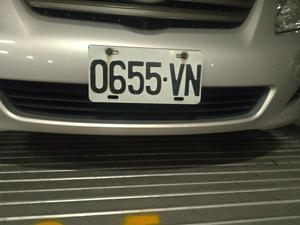
#> input picture OpenCV-license-plate-recognition-main/predictPlate/0655VN.jpg, 300 x 225 px; its folder holds only this picture in this run
$ jupyter execute --allow-errors 'OpenCV車牌辨識.ipynb'   (shell and % lines are left out)
#> lines starting #> are read from the running program, lines starting #| are printed output that depends on the picture; after the words box and inside, x2 and y2 are one past the last pixel; in counts of white or black regions, pixels touching at a corner belong together
# 1.原始圖片轉換尺寸及偵測

[cell 1]
import PIL
from PIL import Image
import glob
import shutil, os
from time import sleep
import cv2
import glob

def emptydir(dirname):         #清空資料夾
    if os.path.isdir(dirname): #資料夾存在就刪除
        shutil.rmtree(dirname)
        sleep(2)       #需延遲,否則會出錯
    os.mkdir(dirname)  #建立資料夾

def dirResize(src, dst):
    myfiles = glob.glob(src + '/*.JPG') #讀取資料夾全部jpg檔案
    emptydir(dst)
    print(src + ' 資料夾：')
    print('開始轉換圖形尺寸！')
    for f in myfiles:
        fname = f.split("\\")[-1]
        img = Image.open(f)
        img_new = img.resize((300, 225), PIL.Image.LANCZOS)  #尺寸300x225
        img_new.save(dst + '/' + fname)
    print('轉換圖形尺寸完成！\n')
files = glob.glob("predictPlate/*.jpg")
dirResize('predictPlate_sr', 'predictPlate')

for file in files:
    print('圖片檔案：' + file)
    img = cv2.imread(file)
#> img is the input picture: shape (225, 300, 3); mean B, G, R 75.1, 88.1, 89.2
    detector = cv2.CascadeClassifier('haar_carplate.xml')
    signs = detector.detectMultiScale(img, minSize=(76, 20), scaleFactor=1.1, minNeighbors=4)
#> signs = [[63, 57, 150, 39]]
    if len(signs) > 0 :
        for (x, y, w, h) in signs:
            cv2.rectangle(img, (x, y), (x+w, y+h), (0, 0, 255), 2)
            print(signs)
#> this loop made 1 pass
#| [[ 63  57 150  39]]
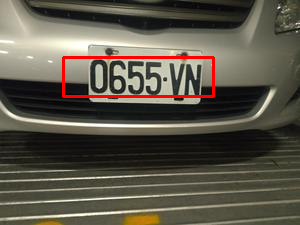
#> img: shape (225, 300, 3); 1.67% of pixels changed, all inside (x1, y1, x2, y2) = (62, 56, 215, 98)
    else:
        print('沒有偵測到車牌！')

    cv2.imshow('Frame', img)
    key = cv2.waitKey(0)
#> (key Esc is pressed here)
    cv2.destroyAllWindows()
    if key == 113 or key==81:  #按q鍵結束
        break

# 2.擷取車牌號碼圖形

[cell 2]
import cv2
from PIL import Image
import glob
import shutil, os
from time import sleep
import numpy as np
def emptydir(dirname):         #清空資料夾
    if os.path.isdir(dirname): #資料夾存在就刪除
        shutil.rmtree(dirname)
        sleep(2)       #需延遲,否則會出錯
    os.mkdir(dirname)  #建立資料夾
print('開始擷取車牌！')
print('無法擷取車牌的圖片：')
dstdir = 'cropPlate'
emptydir(dstdir)
myfiles = glob.glob("predictPlate\*.JPG")
for imgname in myfiles:
    filename = (imgname.split('\\'))[-1]  #取得檔案名稱
    img = cv2.imread(imgname)  #讀入圖形
    detector = cv2.CascadeClassifier('haar_carplate.xml')
    signs = detector.detectMultiScale(img, scaleFactor=1.1, minNeighbors=4, minSize=(20, 20))  #框出車牌
    #擷取車牌
    if len(signs) > 0 :
        for (x, y, w, h) in signs:
            image1 = Image.open(imgname)
            image2 = image1.crop((x, y, x+w, y+h))  #擷取車牌圖形
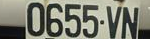
#> image2: PIL image 150x39 RGB; mean R, G, B 126.4, 127.7, 114.5
            image3 = image2.resize((140, 40), Image.LANCZOS) #轉換尺寸為140X40
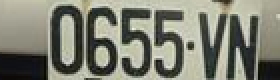
#> image3: PIL image 140x40 RGB (shown 2 times larger); mean R, G, B 126.4, 127.7, 114.5
            img_gray = np.array(image3.convert('L'))  #灰階
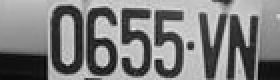
#> img_gray: shape (40, 140) (shown 2 times larger); min 6, max 239, mean 125.8
            _, img_thre = cv2.threshold(img_gray, 127, 255, cv2.THRESH_BINARY) #黑白
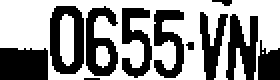
#> img_thre: shape (40, 140) (shown 2 times larger); 57.1% white; 11 black regions (3 under 20 px), largest, box (x1, y1, x2, y2) and area: (0, 24, 24, 40) 372, (25, 3, 42, 37) 365, (113, 7, 129, 40) 330
            cv2.imwrite(dstdir + '/'+ filename, img_thre) #存檔
    else:
        print(filename)

print('擷取車牌結束！')

# 3.去除畸零地

[cell 3]
import cv2
import numpy as np

def area(row, col):
    global nn
    if bg[row][col] != 255:
        return
    bg[row][col] = lifearea #記錄生命區的編號
    if col>1: #左方
        if bg[row][col-1]==255:
            nn +=1
            area(row,col-1)
    if col< w-1: #右方
        if bg[row][col+1]==255:
            nn +=1
            area(row,col+1)
    if row>1: #上方
        if bg[row-1][col]==255:
            nn+=1
            area(row-1,col)
    if row<h-1: #下方
        if bg[row+1][col]==255:
            nn+=1
            area(row+1,col)

image = cv2.imread('AHH9997.jpg')
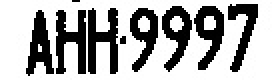
#> input picture OpenCV-license-plate-recognition-main/cropPlate/AHH9997.jpg, 140 x 40 px, found by its file name (shown 2 times larger)
#> image is the input picture: shape (40, 140, 3); min 0, max 255, mean 173
gray = cv2.cvtColor(image, cv2.COLOR_BGR2GRAY)  #灰階
_,thresh = cv2.threshold(gray, 127, 255, cv2.THRESH_BINARY_INV) #轉為黑白
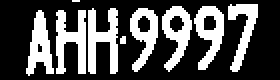
#> thresh: shape (40, 140) (shown 2 times larger); 32.1% white; 9 white regions (2 under 20 px)
contours1 = cv2.findContours(thresh, cv2.RETR_EXTERNAL, cv2.CHAIN_APPROX_SIMPLE) #尋找輪廓
#> contours1 = 9 contours, 2 with area under 20; largest, box (x1, y1, x2, y2) and area: (97, 3, 112, 35) 252, (81, 3, 96, 36) 249, (65, 4, 79, 36) 235, (44, 4, 59, 37) 224, (28, 5, 43, 37) 221, (13, 5, 27, 38) 211, (114, 2, 129, 36) 174
contours = contours1[0]   #取得輪廓
#> contours has the same summary as contours1

letter_image_regions = [] #文字圖形串列
for contour in contours:  #依序處理輪廓
    (x, y, w, h) = cv2.boundingRect(contour)  #單一輪廓資料
    letter_image_regions.append((x, y, w, h)) #輪廓資料加入串列
#> this loop made 9 passes
#> (x, y, w, h) on passes 1 to 8: (60, 18, 3, 4), (28, 5, 15, 32), (13, 5, 14, 33), (65, 4, 14, 32), (44, 4, 15, 33), (97, 3, 15, 32), (81, 3, 15, 33), (114, 2, 15, 34)
#> (contour, x, y, w, h) on pass 9: ([[36, 0], [39, 0]], 36, 0, 4, 1)
#> after the loop, letter_image_regions = [(60, 18, 3, 4), (28, 5, 15, 32), (13, 5, 14, 33), (65, 4, 14, 32), (44, 4, 15, 33), (97, 3, 15, 32), (81, 3, 15, 33), (114, 2, 15, 34), (36, 0, 4, 1)]
letter_image_regions = sorted(letter_image_regions, key=lambda x: x[0])  #按X坐標排序
#> letter_image_regions = [(13, 5, 14, 33), (28, 5, 15, 32), (36, 0, 4, 1), (44, 4, 15, 33), (60, 18, 3, 4), (65, 4, 14, 32), (81, 3, 15, 33), (97, 3, 15, 32), (114, 2, 15, 34)]

#先計算可以擷取的字元數
count=0 #計算共擷取多少個字元
for box in letter_image_regions:  #依序處理輪廓資料
    x, y, w, h = box
    # x 必須介於 2~125 且寬度在 5~26、高度在 20~39 才是文字
    if x>=2 and x<=125 and w>=5 and w<=26 and h>=20 and h<40:
        count +=1
#> this loop made 9 passes
#> after the loop, count = 7

if count<6: #若字元數不足，可能是有兩個字元連在一起，將字元寬度放寬再重新擷取
    wmax=35
else:
    wmax=26 #正常字元寬度

nChar=0 #計算共擷取多少個字元
letterlist = [] #儲存擷取的字元坐標
for box in letter_image_regions:  #依序處理輪廓資料
    x, y, w, h = box
    # x 必須介於 2~125 且寬度在 5~wmax、高度在 20~39 才是文字
    if x>=2 and x<=125 and w>=5 and w<=wmax and h>=20 and h<40:
        nChar +=1
        letterlist.append((x, y, w, h)) #儲存擷取的字元
#> after the loop, letterlist = [(13, 5, 14, 33), (28, 5, 15, 32), (44, 4, 15, 33), (65, 4, 14, 32), (81, 3, 15, 33), (97, 3, 15, 32), (114, 2, 15, 34)]; nChar = 7

#去除雜點
for i in range(len(thresh)):  #i為高度
    for j in range(len(thresh[i])): #j為寬度
        if thresh[i][j] == 255:     #顏色為白色
            count = 0
            for k in range(-2, 3):
                for l in range(-2, 3):
                    try:
                        if thresh[i + k][j + l] == 255: #若是白點就將count加1
                            count += 1
                    except IndexError:
                        pass
            if count <= 6:  #週圍少於等於6個白點
                thresh[i][j] = 0  #將白點去除
#> this loop made 40 passes
#> thresh: shape (40, 140); 32% white; 8 white regions (1 under 20 px), largest, box (x1, y1, x2, y2) and area: (44, 4, 59, 37) 294, (28, 5, 43, 37) 290, (97, 3, 112, 35) 252

real_shape=[]
for i,box in enumerate(letterlist):  #依序擷取所有的字元
    x, y, w, h = box
    bg=thresh[y:y+h, x:x+w]

    # 去除崎鄰地
    if i==0 or i==nChar: # 只去除第一字元和最後字元的崎鄰地
        lifearea=0 # 生命區塊
        nn=0       # 每個生命區塊的生命數
        life=[]    # 記錄每個生命區塊的生命數串列
        for row in range(0,h):
            for col in range(0,w):
              if bg[row][col] == 255:
                  nn = 1  #生命起源
                  lifearea = lifearea + 1  #生命區塊數
                  area(row,col)  #以生命起源為起點探索每個生命區塊的總生命數
                  life.append(nn)

        maxlife=max(life) #找到最大的生命數
        indexmaxlife=life.index(maxlife) #找到最大的生命數的區塊編號

        for row in range(0,h):
            for col in range(0,w):
              if bg[row][col] == indexmaxlife+1:
                  bg[row][col]=255
              else:
                  bg[row][col]=0

    real_shape.append(bg) #加入字元
#> this loop made 7 passes
#> after the loop, real_shape = 7 items

#在圖片週圍加白色空白OCR才能辨識
newH, newW = thresh.shape
#> newH = 40; newW = 140

space = 8  #空白寬度
offset=2
bg = np.zeros((newH+space*2, newW+space*2+nChar*3, 1), np.uint8)  #建立背景
bg.fill(0)  #背景黑色
#> bg: shape (56, 177, 1); every value is 0

# 將車牌文字加入黑色背景圖片中
for i,letter in enumerate(real_shape):
    h=letter.shape[0]   #原來文字圖形的高、寬
    w=letter.shape[1]
    x=letterlist[i][0]  #原來文字圖形的位置
    y=letterlist[i][1]
    for row in range(h):#將文字圖片加入背景
        for col in range(w):
            bg[space+y+row][space+x+col+i*offset] = letter[row][col] #擷取圖形
#> this loop made 7 passes
#> (h, w, x, y) on passes 1 to 7: (33, 14, 13, 5), (32, 15, 28, 5), (33, 15, 44, 4), (32, 14, 65, 4), (33, 15, 81, 3), (32, 15, 97, 3), (34, 15, 114, 2)
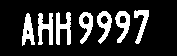
#> bg: shape (56, 177, 1); 17.9% white; 7 white regions, largest, box (x1, y1, x2, y2) and area: (56, 12, 71, 45) 294, (38, 13, 53, 45) 290, (115, 11, 130, 43) 252

_,bg = cv2.threshold(bg, 127, 255, cv2.THRESH_BINARY_INV) #轉為白色背景、黑色文字
cv2.imwrite('assember8.jpg', bg) #存檔

cv2.imshow('image', image)     #顯示原始圖形
cv2.imshow('bg', bg)           #顯示組合的字元
cv2.moveWindow("image",500,250)#將視窗移到指定位置
cv2.moveWindow("bg",500,350)   #將視窗移到指定位置
key = cv2.waitKey(0)           #按任意鍵結束
#> (key Esc is pressed here)
cv2.destroyAllWindows()

# 4.進行車牌辨識結果

[cell 4]
import cv2
from PIL import Image
import sys
import pyocr
import pyocr.builders
import re

image = cv2.imread('assember8.jpg')
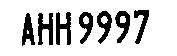
#> image: shape (56, 177, 3); min 0, max 255, mean 209.2
#OCR辨識車牌
#> (the rest of this cell did not finish here and is left out)
